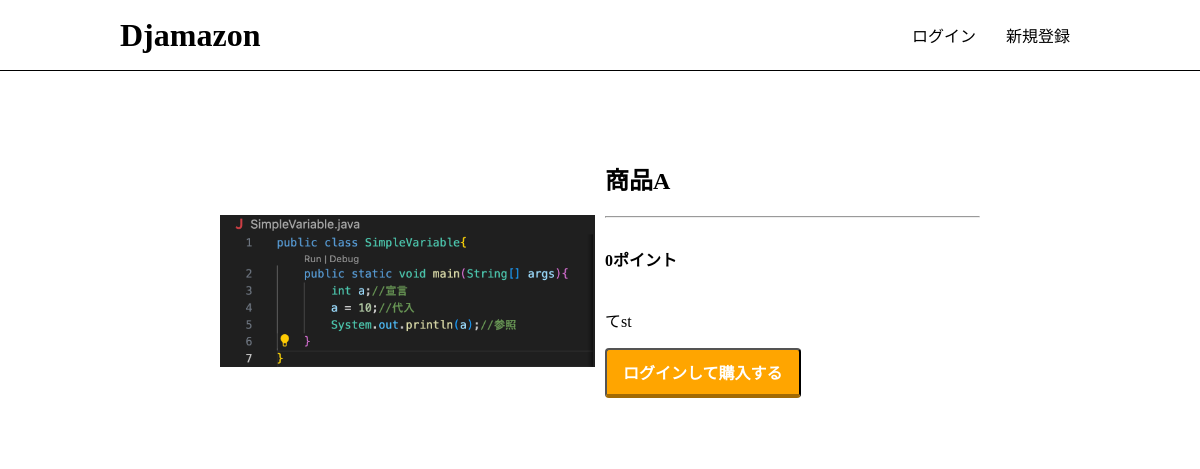
/product/1/, run on the app's committed database.
### app/models.py (models this page shows, shortened)
class Product(models.Model):
    name = models.CharField(max_length=100)
    description = models.TextField(blank=True)
    price = models.PositiveIntegerField(default=0)
    image = models.ImageField(upload_to='product')

### app/views.py (the view, shortened to what this page needs)
# urls.py: path('product/<int:product_id>/', views.detail, name='detail'),
def detail(request, product_id):
    product = get_object_or_404(Product, pk=product_id)
    add_to_cart_form = AddToCartForm()
    context = {
        'product': product,
        'add_to_cart_form': add_to_cart_form,
    }
    return render(request, 'app/detail.html', context)

### app/templates/app/detail.html (shortened to what this page needs)
{% extends 'app/base.html' %}
{% load humanize %}
{% block content %}
<div class="product-detail">
    <div class="product-detail-image">
        <img src="{{ product.image.url }}" class="product-img">
    </div>
    <div class="product-detail-info">
        <h2>{{ product.name}} </h2>
        <hr>
        <div class="point-fav-section">
            <h4>{{ product.price | intcomma }}ポイント</h4>
        </div>
        <p>{{ product.description}}</p>
        <div>
            {% if request.user.is_authenticated %}
                <form action="{% url 'app:detail' product.id %}" method="POST">
                {% csrf_token %}
                {{ add_to_cart_form.as_p }}
                    <button class="purchase-button" type="submit">
                        カートに追加する
                    </button>
                </form>
            {% else %}
            <a href="{% url 'app:login' %}?next={{ request.path }}">
                <button class="purchase-button">ログインして購入する</button>
            </a>
            {% endif %}
            </div>
    </div>
</div>
{% endblock %}

### static/css/style.css (style rules this page uses)
html, body { margin: 0; }
div { box-sizing: border-box; }
a { text-decoration: none; color: #000; }
.product-img { width: 100%; max-width: 500px; height: 300px; object-fit: cover; border-radius: 4px; }
.product-detail { display: flex; justify-content: flex-start; padding: 10px; }
.product-detail-image { flex: 1; }
.product-detail-info { flex: 1; }
.product-img { object-fit: contain; }
.product-detail-info { margin-left: 10px; }
.product-detail-info .point-fav-section { display: flex; justify-content: space-between; align-items: center; }
.product-detail-info .purchase-button { display: inline-block; text-align: center; background-color: orange; font-size: 16px; color: #FFF; font-weight: bold; padding: 10px 16px; border-radius: 4px; border-bottom: 4px solid #a26a03; }

### data on the page
Product: image (picture), name "商品A", price "0", description "てst"
